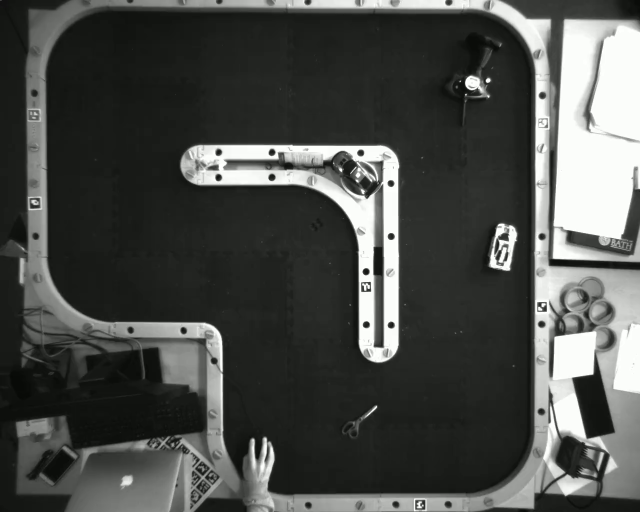
#> input picture frame 27 of video/aruco_sheet_4x4_50_small.avi, 1280 x 1024 px, given in place of car_drive_demo.avi, which was not available (shown at 1/2 size)
$ python aruco_V2.py
#> lines starting #> are read from the running program, lines starting #| are printed output that depends on the picture; pictures that were not available may be replaced by others from this repository, and a replacement may not be noted
import cv2
import cv2.aruco as aruco
import numpy as np
import numpy.linalg as linalg
import matplotlib.pyplot as plt
import csv


# '''
#     drawMarker(...)
#         drawMarker(dictionary, id, sidePixels[, img[, borderBits]]) -> img
# '''
#
# aruco_dict = aruco.Dictionary_get(aruco.DICT_6X6_250)
# print(aruco_dict)
# # second parameter is id number
# # last parameter is total image size
# img = aruco.drawMarker(aruco_dict, 2, 700)
# cv2.imwrite("test_marker.jpg", img)
#
# cv2.imshow('frame', img)
# cv2.waitKey(0)
# cv2.destroyAllWindows()

cap = cv2.VideoCapture("../video/car_drive_demo.avi")

ok, frame = cap.read()
#> frame is the input picture: shape (1024, 1280, 3); mean B, G, R 74.5, 77.5, 75.5
frame = cv2.imread("../video/aruco_4x4_50_test_board.png", cv2.IMREAD_GRAYSCALE)
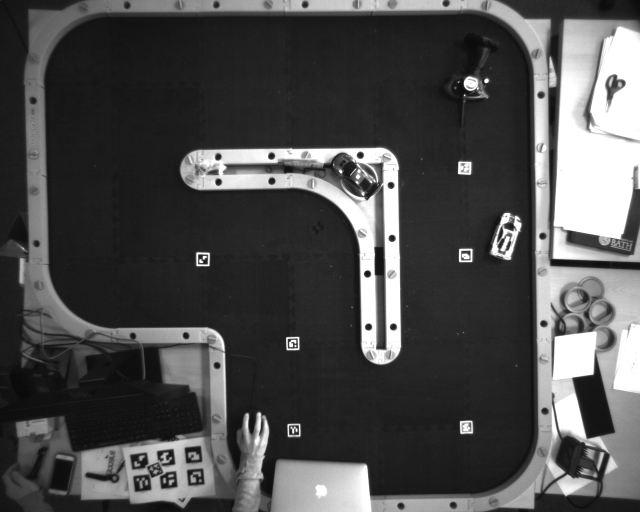
#> input picture video/aruco_4x4_50_test_board.png, 1280 x 1024 px (shown at 1/2 size)
#> frame is the input picture: shape (1024, 1280); min 5, max 255, mean 76.8

# for i in range(0, 1000):
#     cap.read()

first_run = True

while True:
    # Capture frame-by-frame
    ret, frame = cap.read()

    frame = cv2.imread("../video/aruco_4x4_50_test_board.png", cv2.IMREAD_GRAYSCALE)
    # print(frame.shape) #480x640
    # Our operations on the frame come here
    # frame = frame[400:880, 300:940] #480x640
    #gray = cv2.cvtColor(frame, cv2.COLOR_BGR2GRAY)
    gray_thresh = frame.copy()
    cv2.adaptiveThreshold(frame, maxValue=255, adaptiveMethod=cv2.ADAPTIVE_THRESH_MEAN_C, thresholdType=cv2.THRESH_BINARY, blockSize=5, C=0,
                          dst=gray_thresh)
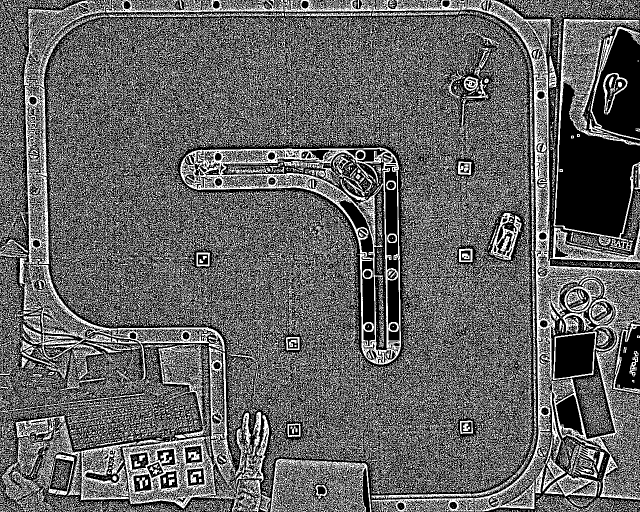
#> gray_thresh: shape (1024, 1280) (shown at 1/2 size); 38.8% white in thin lines or dots
    # MDetector.setDictionary("ARUCO_MIP_36h12")
    aruco_dict = aruco.Dictionary_get(aruco.DICT_4X4_50)

    markerBottomLeftCorners = [[0, -0.6], [0.6, -0.6], [0, -0.3], [0.6, 0], [0.6, 0.3], [-0.3, 0]]
    markerWidth = 0.035
    objPoints = []
    for i in range(0, len(markerBottomLeftCorners)):
        [x, y] = markerBottomLeftCorners[i]
        #corners = np.array([
        #    x, y, 0,
        #    x, y + markerWidth, 0,
        #    x + markerWidth, y + markerWidth, 0,
        #    x + markerWidth, y, 0,
        #])
        corners = np.array([
            x - markerWidth / 2, y - markerWidth / 2, 0,
            x - markerWidth / 2, y + markerWidth / 2, 0,
            x + markerWidth / 2, y + markerWidth / 2, 0,
            x + markerWidth / 2, y - markerWidth / 2, 0,
        ])
        objPoints.append(corners)

    objPoints = np.array(objPoints ,('float32'))
    ids = np.array([27, 18, 5, 12, 43, 42])
#> (the run stopped early here; a loop or call above may not have finished)

$ run again, starting later in the video
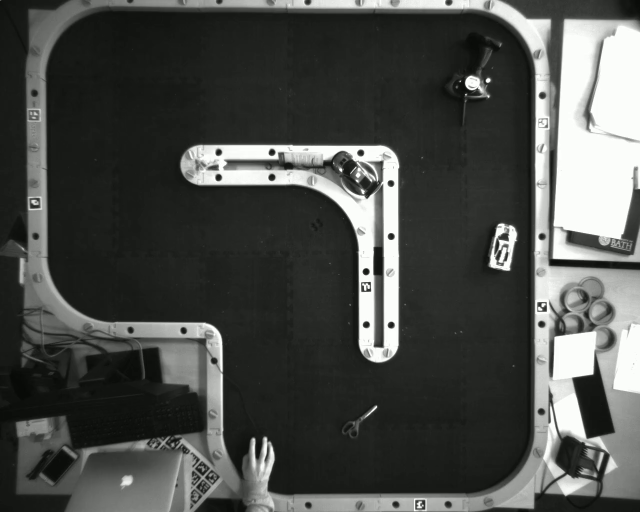
#> input picture frame 125 of video/aruco_sheet_4x4_50_small.avi, 1280 x 1024 px, given in place of car_drive_demo.avi, which was not available (shown at 1/2 size)
#> frame is the input picture: shape (1024, 1280, 3); mean B, G, R 74.4, 77.4, 75.4
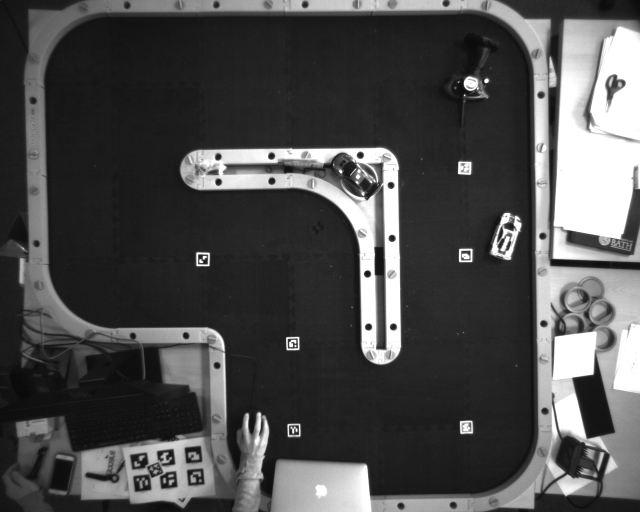
#> input picture video/aruco_4x4_50_test_board.png, 1280 x 1024 px (shown at 1/2 size)
#> frame is the input picture: shape (1024, 1280); min 5, max 255, mean 76.8
#> gray_thresh: shape (1024, 1280); 38.8% white in thin lines or dots

$ run again, starting later in the video
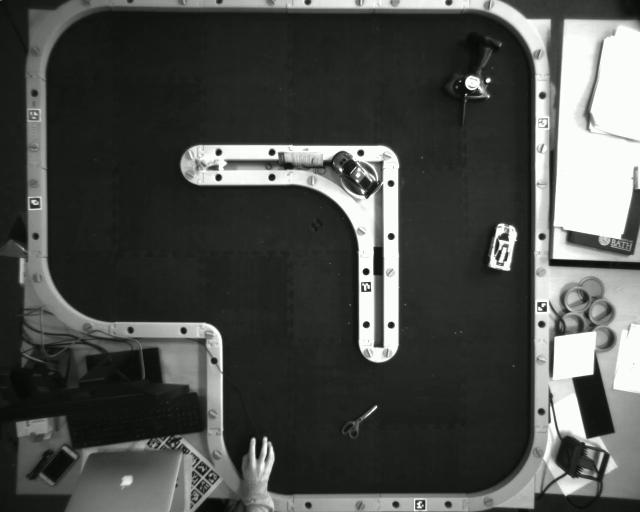
#> input picture frame 223 of video/aruco_sheet_4x4_50_small.avi, 1280 x 1024 px, given in place of car_drive_demo.avi, which was not available (shown at 1/2 size)
#> frame is the input picture: shape (1024, 1280, 3); mean B, G, R 74.3, 77.3, 75.3
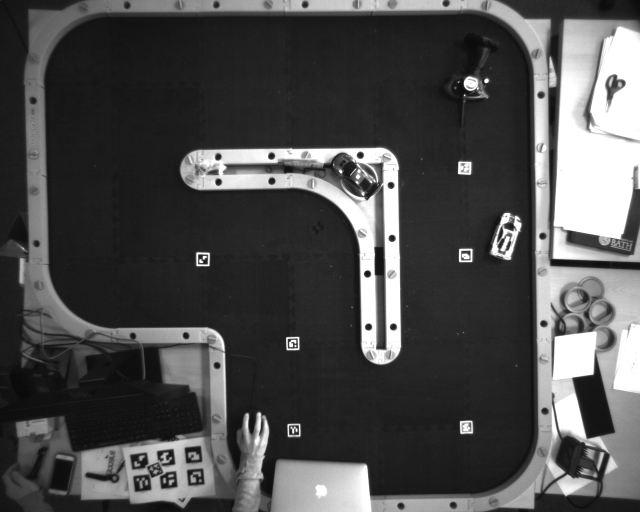
#> input picture video/aruco_4x4_50_test_board.png, 1280 x 1024 px (shown at 1/2 size)
#> frame is the input picture: shape (1024, 1280); min 5, max 255, mean 76.8
#> gray_thresh: shape (1024, 1280); 38.8% white in thin lines or dots
